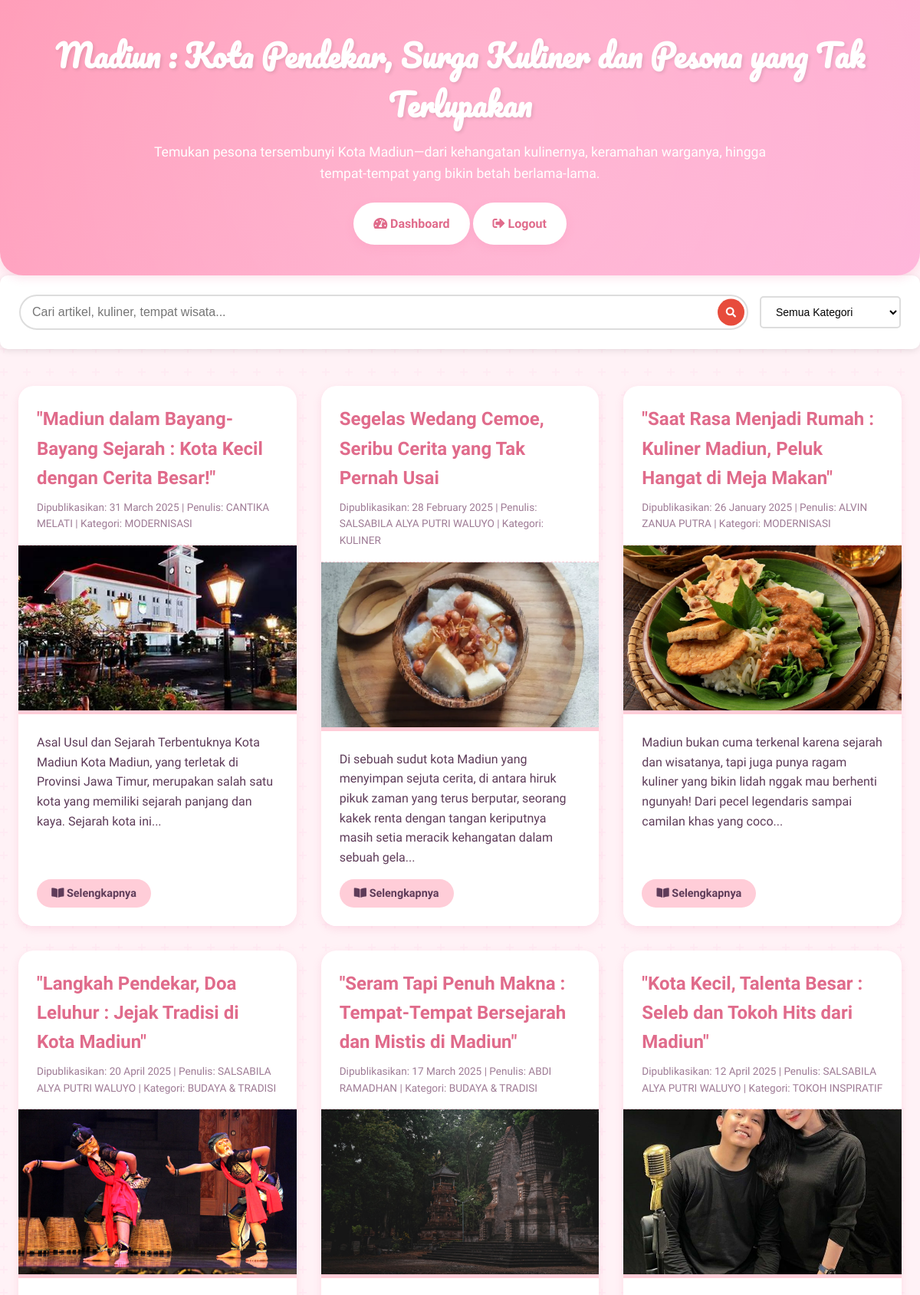
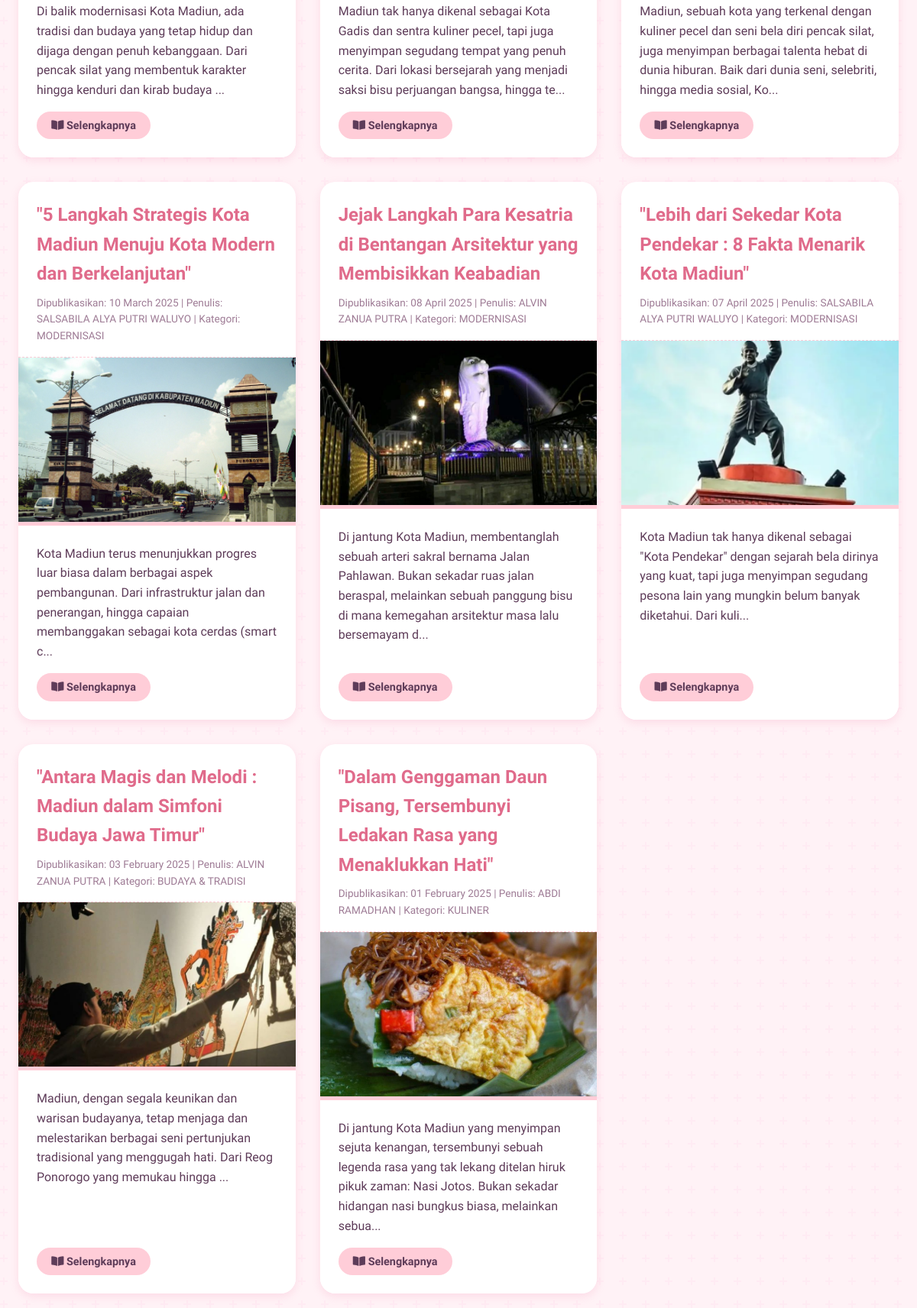
The app's page /main.php (signed in, upper part) with its own data (2 pictures, top to bottom).
### tables this page shows
CREATE TABLE `article` (
  `id` int NOT NULL AUTO_INCREMENT,
  `date` varchar(20) NOT NULL,
  `title` varchar(255) NOT NULL,
  `content` text NOT NULL,
  `picture` varchar(255) DEFAULT NULL,
  PRIMARY KEY (`id`)
);

### main.php (the view, shortened to what this page needs)
<?php
require 'koneksi.php';
function isLoggedIn()
{
    return isset($_SESSION['author_id']);
}
function getFilteredArticles($search = '', $category = '')
{
    global $pdo;
    $params = [];
    $sql = "SELECT a.id, a.date, a.title, a.content, a.picture,
            GROUP_CONCAT(DISTINCT au.nickname) as author_nickname,
            GROUP_CONCAT(DISTINCT c.name SEPARATOR ', ') as category_names
            FROM article a
            JOIN article_author aa ON a.id = aa.article_id
            JOIN author au ON aa.author_id = au.id
            LEFT JOIN article_category ac ON a.id = ac.article_id
            LEFT JOIN category c ON ac.category_id = c.id";
    $sql .= " GROUP BY a.id, a.date, a.title, a.content, a.picture
              ORDER BY a.date DESC";
    $stmt = $pdo->prepare($sql);
    $stmt->execute($params);
    return $stmt->fetchAll(PDO::FETCH_ASSOC);
}
$search = isset($_GET['search']) ? trim($_GET['search']) : '';
$selectedCategory = isset($_GET['category']) ? trim($_GET['category']) : '';
$articles = getFilteredArticles($search, $selectedCategory);
?>
<!DOCTYPE html>
<html lang="id">
<head>
    <link rel="stylesheet" href="./css/style.css">
    <link rel="stylesheet" href="https://cdnjs.cloudflare.com/ajax/libs/font-awesome/5.15.3/css/all.min.css">
</head>
<body data-new-gr-c-s-check-loaded="14.1101.0" data-gr-ext-installed="" style="overflow: auto;">
    <?php
    if (isset($_SESSION['toast_message'])): ?>
        <div class="toast-container">
        </div>
    <?php
    endif;
    ?>
    <header>
        <h1>Madiun : Kota Pendekar, Surga Kuliner dan Pesona yang Tak Terlupakan</h1>
        <p>Temukan pesona tersembunyi Kota Madiun—dari kehangatan kulinernya, keramahan warganya, hingga tempat-tempat
            yang bikin betah berlama-lama.</p>
        <div class="header-buttons">
            <?php if (isLoggedIn()): ?>
                <a href="dashboard.php" class="btn"><i class="fas fa-tachometer-alt"></i> Dashboard</a>
                <a href="logout.php" class="btn"><i class="fas fa-sign-out-alt"></i> Logout</a>
            <?php else: ?>
                <a href="login.php" class="btn"><i class="fas fa-sign-in-alt"></i> Masuk</a>
                <a href="register.php" class="btn"><i class="fas fa-user-plus"></i> Daftar</a>
            <?php endif; ?>
        </div>
    </header>
    <div class="search-filter-section">
        <form method="GET" action="" class="search-filter-container">
            <div class="search-box">
                <input type="text"
                    name="search"
                    class="search-input"
                    placeholder="Cari artikel, kuliner, tempat wisata..."
                    value="<?= htmlspecialchars($search) ?>"
                    autocomplete="off">
                <button type="submit" class="search-btn">
                    <i class="fas fa-search"></i>
                </button>
            </div>
            <div class="category-filter">
                <select name="category" class="category-select" onchange="this.form.submit()">
                    <option value="">Semua Kategori</option>
                </select>
            </div>
        </form>
    </div>
    <div class="blog-container">
        <?php if (!empty($articles)): ?>
            <?php foreach ($articles as $article): ?>
                <div class="article-card">
                    <h2 class="title">
                        <?php
                        $title = htmlspecialchars($article['title']);
                        echo $title;
                        ?>
                    </h2>
                    <p class="meta">
                        Dipublikasikan: <?= date("d F Y", strtotime($article['date'])) ?> |
                        Penulis: <?= htmlspecialchars($article['author_nickname']) ?> |
                        Kategori: <?= htmlspecialchars($article['category_names']) ?>
                    </p>
                    <img src="assets/img/<?= htmlspecialchars($article['picture']) ?>"
                        class="article-image"
                        alt="<?= htmlspecialchars($article['title']) ?>"
                        loading="lazy">
                    <div class="content">
                        <p>
                            <?php
                            $content = htmlspecialchars(substr($article['content'], 0, 200)) . '...';
                            echo $content;
                            ?>
                        </p>
                        <button onclick="showArticle(<?= $article['id'] ?>)" class="more-btn">
                            <i class="fas fa-book-open"></i> Selengkapnya
                        </button>
                    </div>
                </div>
            <?php endforeach; ?>
        <?php endif; ?>
    </div>
</body>
</html>

### css/style.css (style rules this page uses)
:root { --primary-pink: #ff9eb9; --light-pink: #ffcdd8; --dark-pink: #e06b8b; --accent-pink: #ffb7db; --cream: #fff2f6; --text-color: #5e3c59; --shadow: 0 4px 12px rgba(240, 128, 170, 0.2); }
* { box-sizing: border-box; margin: 0; padding: 0; transition: all 0.3s ease; }
body { font-family: 'Quicksand', sans-serif; background-color: var(--cream); color: var(--text-color); line-height: 1.6; position: relative; overflow-x: hidden; }
body::before { content: ""; position: fixed; top: 0; left: 0; width: 100%; height: 100%; z-index: -1; }
header { background: linear-gradient(135deg, var(--primary-pink), var(--accent-pink)); color: white; padding: 2.5rem; text-align: center; border-radius: 0 0 30px 30px; box-shadow: var(--shadow); position: relative; overflow: hidden; }
header::before { content: ''; position: absolute; top: -50%; left: -50%; width: 200%; height: 200%; background: radial-gradient(circle, rgba(255, 255, 255, 0.1) 10%, transparent 50%); animation: sparkle 15s linear infinite; z-index: 0; }
header h1 { font-family: 'Pacifico', cursive; font-size: 2.5rem; margin-bottom: 1rem; text-shadow: 2px 2px 4px rgba(0, 0, 0, 0.1); position: relative; z-index: 1; }
header p { font-size: 1.1rem; margin-bottom: 1.5rem; max-width: 800px; margin-left: auto; margin-right: auto; position: relative; z-index: 1; }
.btn { display: inline-block; background-color: white; color: var(--dark-pink); padding: 0.8rem 1.5rem; border-radius: 50px; text-decoration: none; font-weight: 600; box-shadow: var(--shadow); position: relative; z-index: 1; border: 2px solid transparent; }
.blog-container { max-width: 1200px; margin: 3rem auto; padding: 0 1.5rem; display: grid; grid-template-columns: repeat(auto-fill, minmax(350px, 1fr)); gap: 2rem; }
.article-card { background-color: white !important; border-radius: 20px; overflow: hidden; box-shadow: var(--shadow); transition: transform 0.4s ease-out; position: relative; height: 100%; display: flex; flex-direction: column; }
.article-card::after { content: ''; position: absolute; bottom: 0; left: 0; width: 100%; height: 5px; background: linear-gradient(90deg, var(--primary-pink), var(--accent-pink), var(--light-pink)); transform: scaleX(0); transform-origin: left; transition: transform 0.4s ease-out; }
.article-card h2 { font-family: 'Quicksand', sans-serif; font-weight: 700; color: var(--dark-pink) !important; padding: 1.5rem 1.5rem 0.5rem; font-size: 1.5rem; }
.meta { font-size: 0.85rem; color: #9e7b95 !important; padding: 0 1.5rem 1rem; border-bottom: 1px dashed var(--light-pink); background-color: transparent !important; }
.article-image { width: 100%; height: 220px; object-fit: cover; border-bottom: 5px solid var(--light-pink); }
.content { padding: 1.5rem; flex: 1; display: flex; flex-direction: column; background-color: white !important; }
.content p { flex: 1; margin-bottom: 1rem; color: var(--text-color) !important; background-color: transparent !important; }
.more-btn { background-color: var(--light-pink); color: var(--text-color); border: none; padding: 0.6rem 1.2rem; border-radius: 50px; font-family: 'Quicksand', sans-serif; font-weight: 600; font-size: 0.9rem; cursor: pointer; margin-top: auto; transition: all 0.3s ease; align-self: flex-start; }
.article-card::before { content: '♡'; position: absolute; top: 1rem; right: 1rem; font-size: 1.5rem; color: var(--light-pink); z-index: 2; opacity: 0; transform: scale(0.5); transition: all 0.3s ease; }
.article-card, .fullscreen-content, .empty-state { background-color: white !important; }
.article-card { background-color: white; border-radius: 20px; overflow: hidden; box-shadow: var(--shadow); transition: transform 0.4s ease-out; position: relative; height: 100%; display: flex; flex-direction: column; }
.article-card h2 { font-family: 'Quicksand', sans-serif; font-weight: 700; color: var(--dark-pink); padding: 1.5rem 1.5rem 0.5rem; font-size: 1.5rem; }
.meta { font-size: 0.85rem; color: #9e7b95; padding: 0 1.5rem 1rem; border-bottom: 1px dashed var(--light-pink); }
.content { padding: 1.5rem; flex: 1; display: flex; flex-direction: column; }
.content p { flex: 1; margin-bottom: 1rem; }

### records on screen
article: title "\"Madiun dalam Bayang-Bayang Sejarah : Kota Kecil dengan Cerita Besar!\"", date "31 March 2025", author_nickname "CANTIKA MELATI", category_names "MODERNISASI", shows a picture, content "Asal Usul dan Sejarah Terbentuknya Kota Madiun Kota Madiun, yang terletak di Provinsi Jawa Timur, merupakan salah satu kota yang memiliki sejarah panjang dan kaya. Sejarah kota ini..."
article: title "Segelas Wedang Cemoe, Seribu Cerita yang Tak Pernah Usai", date "28 February 2025", author_nickname "SALSABILA ALYA PUTRI WALUYO", category_names "KULINER", shows a picture, content "Di sebuah sudut kota Madiun yang menyimpan sejuta cerita, di antara hiruk pikuk zaman yang terus berputar, seorang kakek renta dengan tangan keriputnya masih setia meracik kehangatan dalam sebuah gela..."
article: title "\"Saat Rasa Menjadi Rumah : Kuliner Madiun, Peluk Hangat di Meja Makan\"", date "26 January 2025", author_nickname "ALVIN ZANUA PUTRA", category_names "MODERNISASI", picture (picture), content "Madiun bukan cuma terkenal karena sejarah dan wisatanya, tapi juga punya ragam kuliner yang bikin lidah nggak mau berhenti ngunyah! Dari pecel legendaris sampai camilan khas yang coco..."
article: title "\"Langkah Pendekar, Doa Leluhur : Jejak Tradisi di Kota Madiun\"", date "20 April 2025", author_nickname "SALSABILA ALYA PUTRI WALUYO", category_names "BUDAYA & TRADISI", picture (picture), content "Di balik modernisasi Kota Madiun, ada tradisi dan budaya yang tetap hidup dan dijaga dengan penuh kebanggaan. Dari pencak silat yang membentuk karakter hingga kenduri dan kirab budaya ..."
article: title "\"Seram Tapi Penuh Makna : Tempat-Tempat Bersejarah dan Mistis di Madiun\"", date "17 March 2025", author_nickname "ABDI RAMADHAN", category_names "BUDAYA & TRADISI", picture (picture), content "Madiun tak hanya dikenal sebagai Kota Gadis dan sentra kuliner pecel, tapi juga menyimpan segudang tempat yang penuh cerita. Dari lokasi bersejarah yang menjadi saksi bisu perjuangan bangsa, hingga te..."
article: title "\"Kota Kecil, Talenta Besar : Seleb dan Tokoh Hits dari Madiun\"", date "12 April 2025", author_nickname "SALSABILA ALYA PUTRI WALUYO", category_names "TOKOH INSPIRATIF", picture (picture), content "Madiun, sebuah kota yang terkenal dengan kuliner pecel dan seni bela diri pencak silat, juga menyimpan berbagai talenta hebat di dunia hiburan. Baik dari dunia seni, selebriti, hingga media sosial, Ko..."
article: title "\"5 Langkah Strategis Kota Madiun Menuju Kota Modern dan Berkelanjutan\"", date "10 March 2025", author_nickname "SALSABILA ALYA PUTRI WALUYO", category_names "MODERNISASI", picture (picture), content "Kota Madiun terus menunjukkan progres luar biasa dalam berbagai aspek pembangunan. Dari infrastruktur jalan dan penerangan, hingga capaian membanggakan sebagai kota cerdas (smart c..."
article: title "Jejak Langkah Para Kesatria di Bentangan Arsitektur yang Membisikkan Keabadian", date "08 April 2025", author_nickname "ALVIN ZANUA PUTRA", category_names "MODERNISASI", picture (picture), content "Di jantung Kota Madiun, membentanglah sebuah arteri sakral bernama Jalan Pahlawan. Bukan sekadar ruas jalan beraspal, melainkan sebuah panggung bisu di mana kemegahan arsitektur masa lalu bersemayam d..."
article: title "\"Lebih dari Sekedar Kota Pendekar : 8 Fakta Menarik Kota Madiun\"", date "07 April 2025", author_nickname "SALSABILA ALYA PUTRI WALUYO", category_names "MODERNISASI", shows a picture, content "Kota Madiun tak hanya dikenal sebagai \"Kota Pendekar\" dengan sejarah bela dirinya yang kuat, tapi juga menyimpan segudang pesona lain yang mungkin belum banyak diketahui. Dari kuli..."
article: title "\"Antara Magis dan Melodi : Madiun dalam Simfoni Budaya Jawa Timur\"", date "03 February 2025", author_nickname "ALVIN ZANUA PUTRA", category_names "BUDAYA & TRADISI", picture (picture), content "Madiun, dengan segala keunikan dan warisan budayanya, tetap menjaga dan melestarikan berbagai seni pertunjukan tradisional yang menggugah hati. Dari Reog Ponorogo yang memukau hingga ..."
article: title "\"Dalam Genggaman Daun Pisang, Tersembunyi Ledakan Rasa yang Menaklukkan Hati\"", date "01 February 2025", author_nickname "ABDI RAMADHAN", category_names "KULINER", shows a picture, content "Di jantung Kota Madiun yang menyimpan sejuta kenangan, tersembunyi sebuah legenda rasa yang tak lekang ditelan hiruk pikuk zaman: Nasi Jotos. Bukan sekadar hidangan nasi bungkus biasa, melainkan sebua..."
